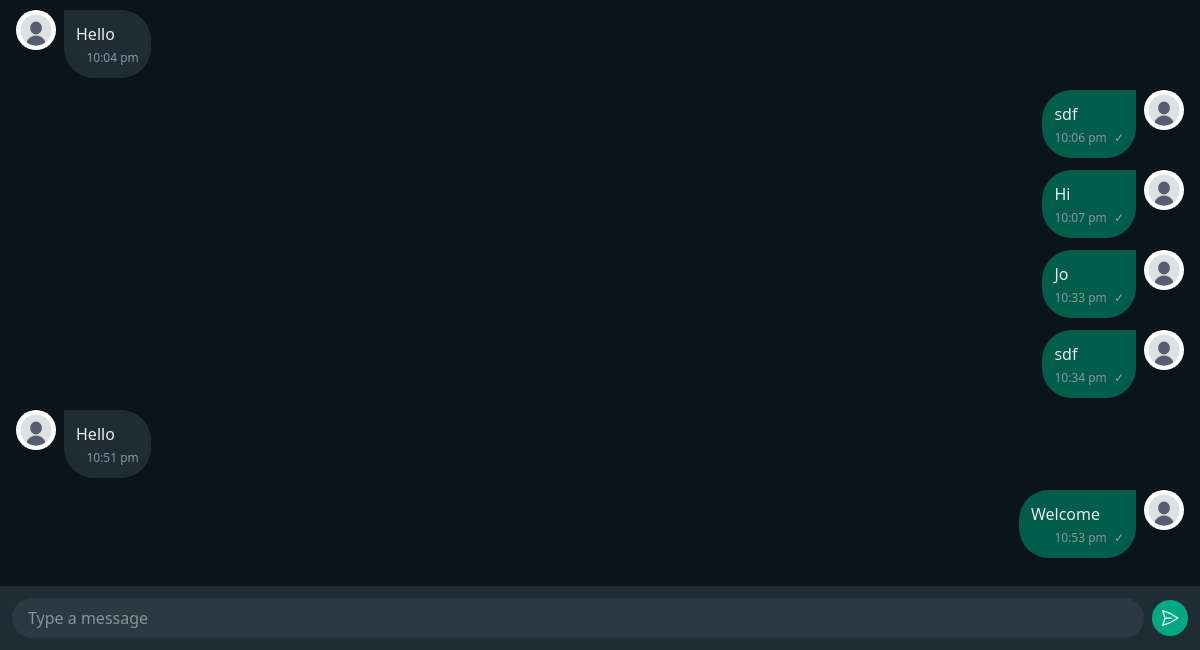
The page /chat/group/1 (signed in, lower part) on the database as committed earlier.
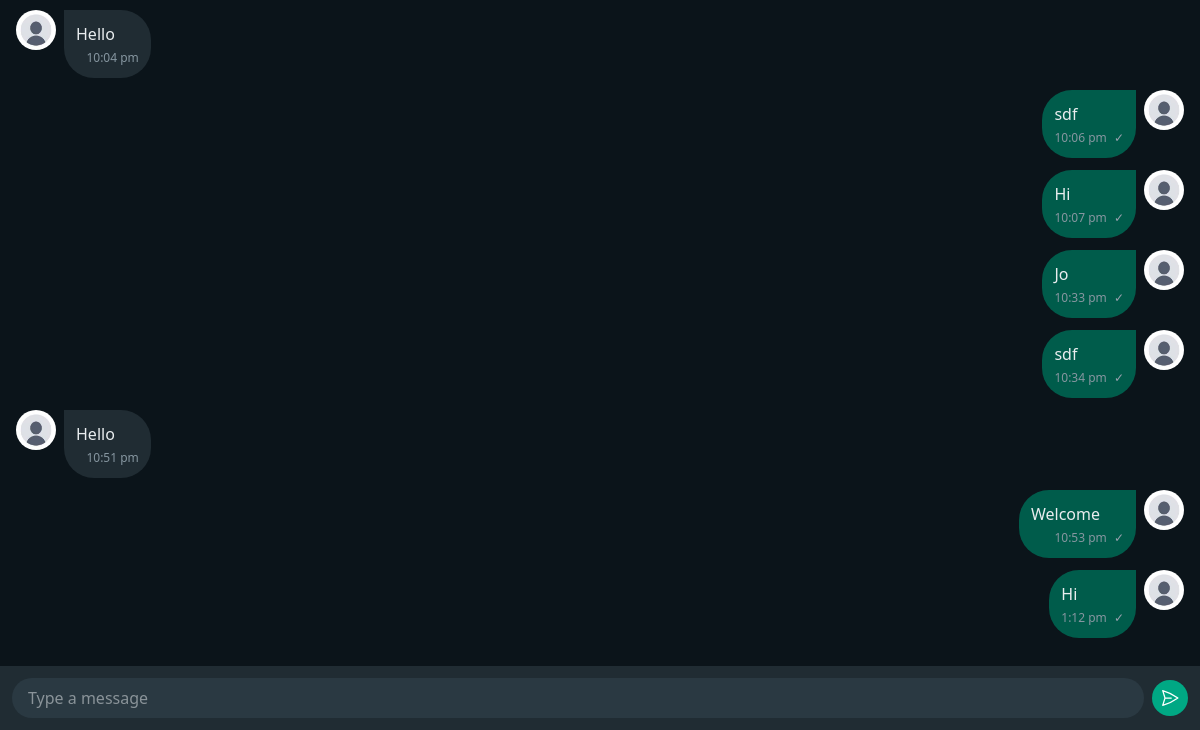
The same page on the database as committed later.
### chat/models.py (models this page shows, shortened)
class GroupMessagesModel(models.Model):
    room = models.ForeignKey(
        GroupModel,
        on_delete=models.CASCADE,
        related_name='messages'
    )
    sender = models.ForeignKey(
        CustomUser,
        on_delete=models.CASCADE,
        related_name='messages_sent'
    )
    message = models.TextField()
    timestamp = models.DateTimeField(auto_now_add=True)
    read = models.BooleanField(default=False)
    class Meta:
        ordering = ["timestamp"]
        indexes = [
            models.Index(fields=["room", "timestamp"]),
            models.Index(fields=["sender"]),
        ]

### userauths/models.py (models this page shows, shortened)
class CustomUser(AbstractUser):
    username = models.CharField(
        max_length=20,
        unique=True,
        blank=False,
        validators=[
            RegexValidator(
                regex='^[a-zA-Z0-9_]+$',
                message='Username can only contain letters, numbers, and underscores',
                code='invalid_username'
            )
        ],
        help_text='Required 20 characters or fewer. Letters, digits and _ only.'
    )
    email = models.EmailField(
        unique=True,
        blank=False,
        help_text='Required. Must be a valid email address.'
    )
    bio = models.TextField(
        max_length=500,  # Increased from 100
        blank=True,  # Changed from False
        help_text='Tell us about yourself (500 characters max)'
    )
    avatar = models.ImageField(
        upload_to=userDirectoryPath,
        default='default.jpg',
        help_text='Profile picture (300x300 recommended)'
    )
    website = models.URLField(
        blank=True,
        default='',
        help_text='Your personal website'
    )
    facebook = models.URLField(
        blank=True,
        default='',
        help_text='Your Facebook profile URL'
    )
    instagram = models.URLField(  # Fixed typo from 'instagran'
        blank=True,
        default='',
        help_text='Your Instagram profile URL'
    )
    twitter = models.URLField(
        blank=True,
        default='',
        help_text='Your Twitter profile URL'
    )
    is_verified = models.BooleanField(
        default=False,
        help_text='Designates whether the user has verified their email'
    )
    last_activity = models.DateTimeField(
        null=True,
        blank=True,
        help_text='Last time the user was active'
    )
    USERNAME_FIELD = 'email'
    REQUIRED_FIELDS = ['username']  # Email is already required by default
    class Meta:
        verbose_name = 'User'
        verbose_name_plural = 'Users'
        ordering = ['-date_joined']

### chat/views.py (the view, shortened to what this page needs)
# urls.py: path('group/<int:pk>', GroupView.as_view(), name='group'),
class GroupView(LoginRequiredMixin, View):
    login_url = '/'  # Redirect URL if not authenticated
    redirect_field_name = 'next'  # Default (optional)
    def get(self, request, pk):
        try:
            group = GroupModel.objects.get(pk=pk)
            participant_ids = list(group.participants.values_list("id", flat=True))
            participants = dict()
            for participant in group.participants.all():
                participants[participant.id] = participant.username
            print(f'Participants: {participants}')
            messages = group.messages.all().order_by('timestamp')
        except Exception as e:
            messages.error(request, f"Error loading conversations: {str(e)}")
        return render(request, 'chat/group.html', {
            'group': group,
            'chat_messages': messages,
            'participants': json.dumps(participants),
            'participant_ids': participant_ids,
        })

### templates/chat/group.html (shortened to what this page needs)
{% extends "chat/base.html" %}
{% block content %}
  {% load static %}
  <div
    class="flex flex-col h-screen bg-[#0B141A]"
    id="chat-container"
    data-group-id="{{group.id}}"
    data-user-id="{{ request.user.id }}"
    data-user-name="{{ request.user.username }}"
    data-user-avatar="{{ request.user.avatar.url }}"
    data-participant-ids="{{ participant_ids|safe }}"
    data-participants="{{ participants }}"
    >
    <div
      class="flex-1 overflow-y-auto p-4 space-y-2 bg-[#0B141A] bg-opacity-95"
      id="messages-container"
    >
      {% for message in chat_messages %}
      <div
        class="flex {% if message.sender == request.user %}justify-end{% else %}justify-start{% endif %} gap-2 mb-3"
      >
        {% if message.sender != request.user %}
        <img
          src="{{ message.sender.avatar.url|default:'/media/default.jpg' }}"
          alt="{{ message.sender.username }}"
          class="w-10 h-10 rounded-full object-cover flex-shrink-0"
          onerror="this.src='/static/images/default-avatar.jpg'"
        />
        {% endif %}
        <div
          class="max-w-[65%] rounded-br-[30px] rounded-bl-[30px] p-3 {% if message.sender == request.user %}rounded-tl-[30px] bg-[#005C4B]{% else %}rounded-tr-[30px] bg-[#202C33]{% endif %} group relative"
        >
          <div class="relative">
            <p class="text-[#E9EDEF] pr-6">{{ message.message }}</p>
          </div>
          <p class="text-xs text-[#8696A0] text-right mt-1">
            {{ message.timestamp|time:"g:i A"|lower }}
            {% if message.sender == request.user %}
                <span class="ml-1 text-gray-400">✓</span>
            {% endif %}
          </p>
        </div>
        {% if message.sender == request.user %}
        <img
          src="{{ message.sender.avatar.url|default:'/media/default.jpg' }}"
          alt="{{ request.user.username }}"
          class="w-10 h-10 rounded-full object-cover flex-shrink-0"
          onerror="this.src='/static/images/default-avatar.jpg'"
        />
        {% endif %}
      </div>
      {% empty %}
      <div class="text-center text-[#8696A0] py-8">No messages yet</div>
      {% endfor %}
    </div>
    <div class="p-3 bg-[#202C33]">
      <form method="post" id="chat-form" class="flex items-center gap-2 w-full">
        <div class="flex-1 min-w-0">
          <input
            type="text"
            name="body"
            id="body"
            placeholder="Type a message"
            class="w-full bg-[#2A3942] text-[#E9EDEF] rounded-full px-4 py-2 focus:outline-none focus:ring-1 focus:ring-[#00A884]"
            autocomplete="off"
            required
          />
        </div>
        <button
          type="submit"
          class="shrink-0 bg-[#00A884] text-white rounded-full p-2 hover:bg-[#06CF9C] focus:outline-none focus:ring-1 focus:ring-white cursor-pointer"
          aria-label="Send message"
        >
          <svg
            xmlns="http://www.w3.org/2000/svg"
            class="h-5 w-5"
            fill="none"
            viewBox="0 0 24 24"
            stroke-width="1.5"
            stroke="currentColor"
            class="size-6"
          >
            <path
              stroke-linecap="round"
              stroke-linejoin="round"
              d="M6 12 3.269 3.125A59.769 59.769 0 0 1 21.485 12 59.768 59.768 0 0 1 3.27 20.875L5.999 12Zm0 0h7.5"
            />
          </svg>
        </button>
      </form>
    </div>
  </div>
{% endblock content %}

### templates/chat/base.html (shortened to what this page needs)
<!DOCTYPE html>
<html lang="en">
  <head>
    {% load static %}
    <script src="https://cdn.jsdelivr.net/npm/@tailwindcss/browser@4"></script>
  </head>
  <body class="bg-gray-600">
    {% block content %} {% endblock content %}
  </body>
</html>

Rows that differ between the two databases and show on the page:
added GroupMessagesModel: message "Hi", timestamp "1:12 pm", sender.avatar (placeholder picture)
